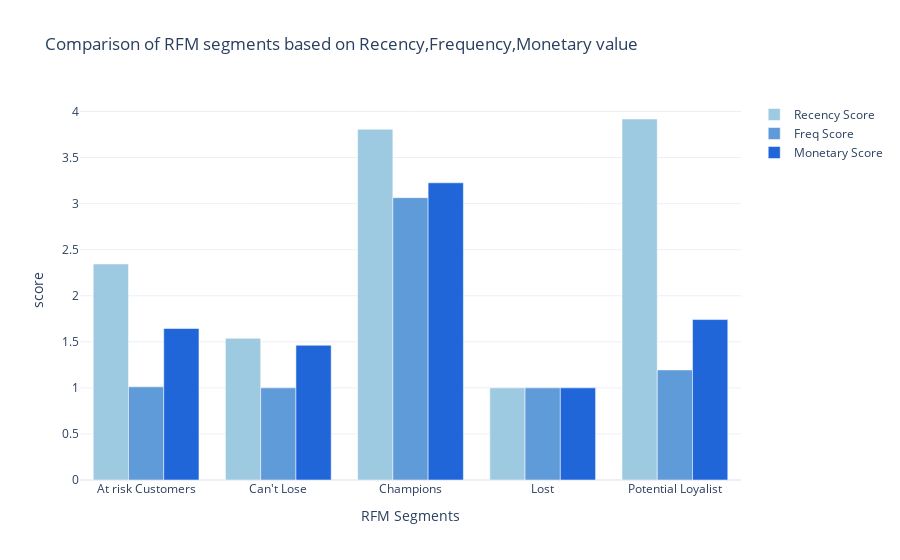

This figure's notebook cell:
### Code cell
fig=go.Figure()

fig.add_trace(go.Bar(x=segment_scores['RFM Customer Segments'],y=segment_scores['RecencyScore'],
                    name='Recency Score',marker_color='rgb(158,202,225)'))

fig.add_trace(go.Bar(x=segment_scores['RFM Customer Segments'],y=segment_scores['FreqScore'],
                    name='Freq Score',marker_color='rgb(95,154,217)'))

fig.add_trace(go.Bar(x=segment_scores['RFM Customer Segments'],y=segment_scores['MonetaryScore'],
                    name='Monetary Score',marker_color='rgb(32,102,217)'))

fig.update_layout(title='Comparison of RFM segments based on Recency,Frequency,Monetary value',
                 xaxis_title="RFM Segments",
                 yaxis_title='score',
                 barmode='group',showlegend=True)

### Figure 1 — Plotly figure (JSON) as saved in the notebook; plotly's stock layout.template omitted (floating-point values rounded to 4 significant figures)
{"data": [{"marker": {"color": "rgb(158,202,225)"}, "name": "Recency Score", "type": "bar", "x": ["At risk Customers", "Can't Lose", "Champions", "Lost", "Potential Loyalist"], "y": [2.344, 1.538, 3.806, 1, 3.918]}, {"marker": {"color": "rgb(95,154,217)"}, "name": "Freq Score", "type": "bar", "x": ["At risk Customers", "Can't Lose", "Champions", "Lost", "Potential Loyalist"], "y": [1.011, 1, 3.065, 1, 1.195]}, {"marker": {"color": "rgb(32,102,217)"}, "name": "Monetary Score", "type": "bar", "x": ["At risk Customers", "Can't Lose", "Champions", "Lost", "Potential Loyalist"], "y": [1.644, 1.462, 3.226, 1, 1.742]}], "layout": {"barmode": "group", "showlegend": true, "title": {"text": "Comparison of RFM segments based on Recency,Frequency,Monetary value"}, "xaxis": {"title": {"text": "RFM Segments"}}, "yaxis": {"title": {"text": "score"}}}}
